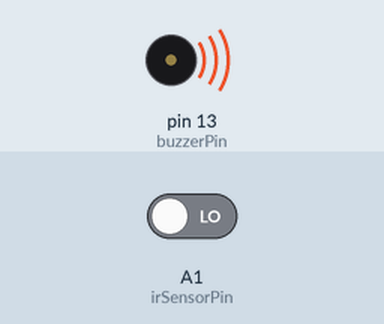
Recording of a sketch running on a simulated Arduino Uno, built with avr-gcc and run on an emulated ATmega328P. Shown: buzzer (waves = sounding, pin HIGH). The test bench sets the inputs (shaded band); at power-on: A1 (irSensorPin) LOW.

Above: at 1.2 s.
1.3 s: A1 (irSensorPin) driven HIGH
At 2.2 s:
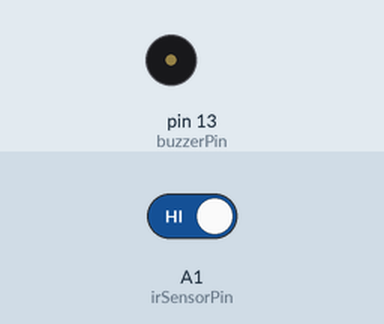
2.8 s: A1 (irSensorPin) driven LOW
At 3.3 s:
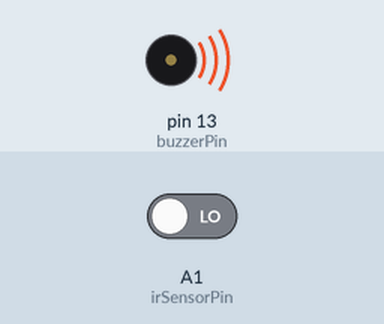
Timing chart, 0 to 5.8 s (numbered marks = the images above; inputs shaded):
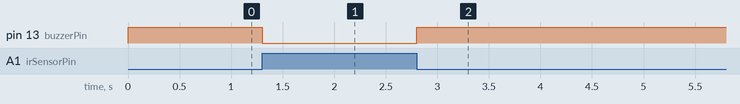

Measured:
- after the input at 1.3 s, pin 13 (buzzerPin): HIGH → LOW at once
- after the input at 2.8 s, pin 13 (buzzerPin): LOW → HIGH at once

The sketch:

IRsensor_AND_buzzer.ino
```cpp
const int irSensorPin = A1;  // Replace with the actual pin where the IR sensor is connected
const int buzzerPin = 13;    // Replace with the actual pin where the buzzer is connected

void setup() {
  pinMode(irSensorPin, INPUT);
  pinMode(buzzerPin, OUTPUT);
}

void loop() {
  int irSensorValue = digitalRead(irSensorPin);

  if (irSensorValue == HIGH) {
    // Object detected, turn on the buzzer
    digitalWrite(buzzerPin, LOW);
  } else {
    // No object detected, turn off the buzzer
    digitalWrite(buzzerPin, HIGH);
  }

  delay(100);  // Add a small delay to avoid rapid toggling due to noise or bouncing
}
```
